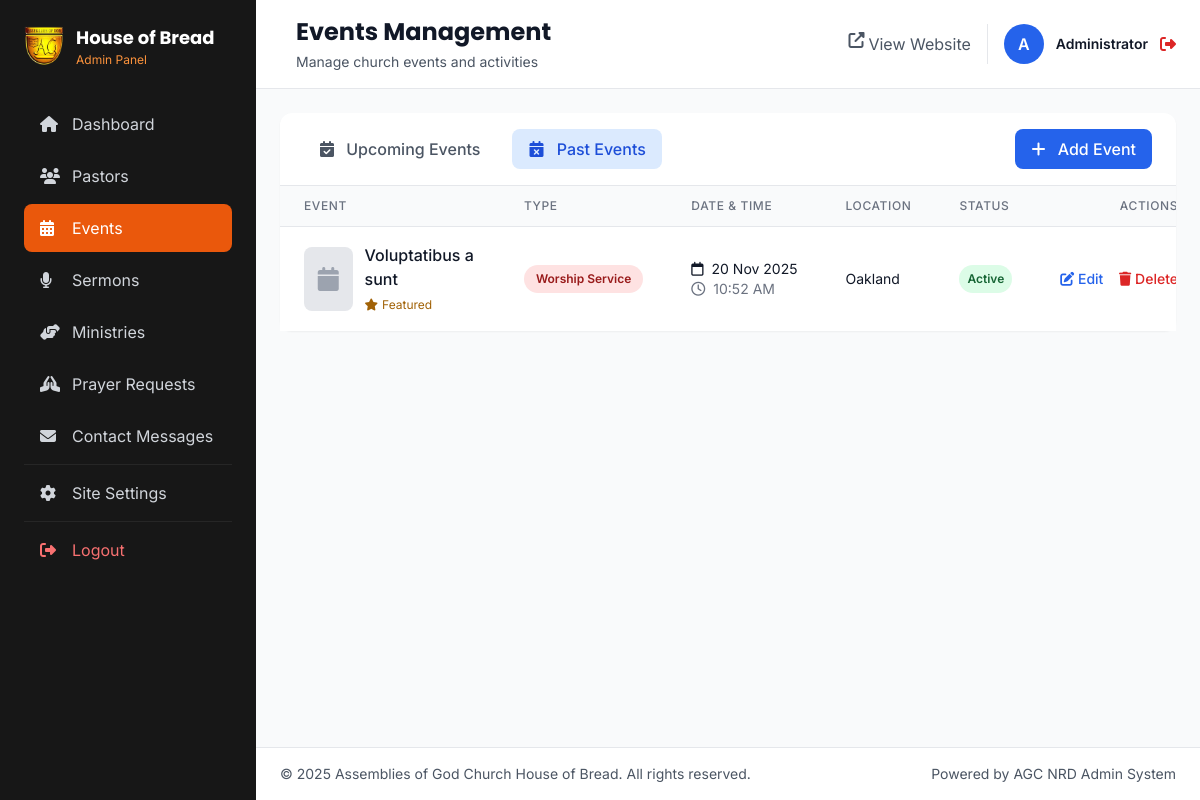
The page /admin/events.php?action=list&tab=past (signed in) on the database its author committed.
### tables this page shows
CREATE TABLE `site_settings` (
  `id` int(11) NOT NULL,
  `site_name` varchar(255) DEFAULT 'Assemblies of God Church House of Bread',
  `site_tagline` varchar(255) DEFAULT 'Building Faith, Transforming Lives',
  `site_email` varchar(255) DEFAULT NULL,
  `site_phone` varchar(20) DEFAULT NULL,
  `site_address` text DEFAULT NULL,
  `facebook_url` varchar(255) DEFAULT NULL,
  `instagram_url` varchar(255) DEFAULT NULL,
  `youtube_url` varchar(255) DEFAULT NULL,
  `twitter_url` varchar(255) DEFAULT NULL,
  `linkedin_url` varchar(255) DEFAULT NULL,
  `whatsapp_url` varchar(255) DEFAULT NULL,
  `live_stream_url` varchar(500) DEFAULT NULL,
  `service_times` varchar(255) DEFAULT NULL,
  `service_location` varchar(255) DEFAULT NULL,
  `about_text` text DEFAULT NULL,
  `mission_statement` text DEFAULT NULL,
  `vision_statement` text DEFAULT NULL,
  `welcome_message` text DEFAULT NULL,
  `contact_email` varchar(255) DEFAULT NULL,
  `contact_phone` varchar(20) DEFAULT NULL,
  `contact_address` text DEFAULT NULL,
  `map_embed_code` text DEFAULT NULL,
  `meta_description` text DEFAULT NULL,
  `meta_keywords` text DEFAULT NULL,
  `logo` varchar(255) DEFAULT NULL,
  `favicon` varchar(255) DEFAULT NULL,
  `hero_image` varchar(255) DEFAULT NULL,
  `hero_title` varchar(255) DEFAULT NULL,
  `hero_subtitle` text DEFAULT NULL
);

CREATE TABLE `events` (
  `id` int(11) NOT NULL,
  `title` varchar(255) NOT NULL,
  `slug` varchar(255) NOT NULL,
  `description` text DEFAULT NULL,
  `event_date` date NOT NULL,
  `event_time` time DEFAULT NULL,
  `end_date` date DEFAULT NULL,
  `end_time` time DEFAULT NULL,
  `location` varchar(255) DEFAULT NULL,
  `address` text DEFAULT NULL,
  `featured_image` varchar(255) DEFAULT NULL,
  `contact_person` varchar(255) DEFAULT NULL,
  `contact_phone` varchar(20) DEFAULT NULL,
  `contact_email` varchar(255) DEFAULT NULL,
  `registration_required` tinyint(1) DEFAULT 0,
  `registration_link` varchar(500) DEFAULT NULL,
  `max_attendees` int(11) DEFAULT NULL,
  `event_type` enum('conference','seminar','workshop','outreach','celebration','training','youth','worship','prayer','other') DEFAULT 'other',
  `cost` varchar(100) DEFAULT NULL,
  `is_featured` tinyint(1) DEFAULT 0,
  `is_active` tinyint(1) DEFAULT 1,
  `created_by` int(11) DEFAULT NULL,
  `created_at` timestamp NOT NULL DEFAULT current_timestamp(),
  `updated_at` timestamp NOT NULL DEFAULT current_timestamp() ON UPDATE current_timestamp()
);

### admin/events.php (the view, shortened to what the rows shown need)
<?php
$pageTitle = 'Events Management';
include 'includes/header.php';
$action = $_GET['action'] ?? 'list';
$tab = $_GET['tab'] ?? 'upcoming';
$eventTypeColors = [
    'conference' => 'purple',
    'seminar' => 'blue',
    'workshop' => 'indigo',
    'outreach' => 'green',
    'celebration' => 'yellow',
    'training' => 'orange',
    'youth' => 'pink',
    'worship' => 'red',
    'prayer' => 'teal',
    'other' => 'gray'
];
$eventTypes = [
    'conference' => 'Conference',
    'seminar' => 'Seminar',
    'workshop' => 'Workshop',
    'outreach' => 'Outreach',
    'celebration' => 'Celebration',
    'training' => 'Training',
    'youth' => 'Youth Event',
    'worship' => 'Worship Service',
    'prayer' => 'Prayer Meeting',
    'other' => 'Other'
];
?>
<?php if ($action === 'list'): ?>
    <div class="bg-white rounded-xl shadow-sm">
        <div class="overflow-x-auto">
            <table class="w-full">
                <thead class="bg-gray-50 border-b border-gray-200">
                    <tr>
                        <th class="px-6 py-3 text-left text-xs font-medium text-gray-500 uppercase tracking-wider">Event</th>
                        <th class="px-6 py-3 text-left text-xs font-medium text-gray-500 uppercase tracking-wider">Type</th>
                        <th class="px-6 py-3 text-left text-xs font-medium text-gray-500 uppercase tracking-wider">Date & Time</th>
                        <th class="px-6 py-3 text-left text-xs font-medium text-gray-500 uppercase tracking-wider">Location</th>
                        <th class="px-6 py-3 text-left text-xs font-medium text-gray-500 uppercase tracking-wider">Status</th>
                        <th class="px-6 py-3 text-right text-xs font-medium text-gray-500 uppercase tracking-wider">Actions</th>
                    </tr>
                </thead>
                <tbody class="bg-white divide-y divide-gray-200">
                    <?php
                    if ($tab === 'upcoming') {
                        $events = fetchAll("SELECT * FROM events WHERE event_date >= CURDATE() ORDER BY event_date ASC");
                    } else {
                        $events = fetchAll("SELECT * FROM events WHERE event_date < CURDATE() ORDER BY event_date DESC");
                    }
                    if (empty($events)):
                    ?>
                    <tr>
                        <td colspan="6" class="px-6 py-12 text-center text-gray-500">
                            <i class="fas fa-calendar-alt text-4xl mb-3 text-gray-300"></i>
                            <p>No <?= $tab ?> events found. <a href="?action=create" class="text-blue-600 hover:text-blue-700">Create one</a></p>
                        </td>
                    </tr>
                    <?php else: ?>
                        <?php foreach ($events as $event): ?>
                        <tr class="hover:bg-gray-50">
                            <td class="px-6 py-4">
                                <div class="flex items-center">
                                    <?php if ($event['featured_image']): ?>
                                    <img src="<?= SITE_URL . '/' . $event['featured_image'] ?>" alt="<?= htmlspecialchars($event['title']) ?>" class="w-16 h-16 rounded-lg object-cover mr-3">
                                    <?php else: ?>
                                    <div class="w-16 h-16 bg-gray-200 rounded-lg flex items-center justify-center mr-3">
                                        <i class="fas fa-calendar text-gray-400 text-2xl"></i>
                                    </div>
                                    <?php endif; ?>
                                    <div>
                                        <div class="font-medium text-gray-900"><?= htmlspecialchars($event['title']) ?></div>
                                        <?php if ($event['is_featured']): ?>
                                        <span class="inline-flex items-center text-xs text-yellow-700">
                                            <i class="fas fa-star mr-1"></i> Featured
                                        </span>
                                        <?php endif; ?>
                                    </div>
                                </div>
                            </td>
                            <td class="px-6 py-4 whitespace-nowrap">
                                <span class="px-3 py-1 inline-flex text-xs leading-5 font-semibold rounded-full bg-<?= $eventTypeColors[$event['event_type']] ?>-100 text-<?= $eventTypeColors[$event['event_type']] ?>-800">
                                    <?= $eventTypes[$event['event_type']] ?>
                                </span>
                            </td>
                            <td class="px-6 py-4 whitespace-nowrap">
                                <div class="text-sm text-gray-900">
                                    <i class="far fa-calendar mr-1"></i> <?= formatDate($event['event_date'], 'd M Y') ?>
                                </div>
                                <?php if ($event['event_time']): ?>
                                <div class="text-sm text-gray-500">
                                    <i class="far fa-clock mr-1"></i> <?= date('g:i A', strtotime($event['event_time'])) ?>
                                </div>
                                <?php endif; ?>
                            </td>
                            <td class="px-6 py-4">
                                <div class="text-sm text-gray-900"><?= htmlspecialchars($event['location'] ?? 'TBA') ?></div>
                            </td>
                            <td class="px-6 py-4 whitespace-nowrap">
                                <?php if ($event['is_active']): ?>
                                <span class="px-2 py-1 inline-flex text-xs leading-5 font-semibold rounded-full bg-green-100 text-green-800">
                                    Active
                                </span>
                                <?php else: ?>
                                <span class="px-2 py-1 inline-flex text-xs leading-5 font-semibold rounded-full bg-gray-100 text-gray-800">
                                    Inactive
                                </span>
                                <?php endif; ?>
                            </td>
                            <td class="px-6 py-4 whitespace-nowrap text-right text-sm font-medium">
                                <a href="?action=edit&id=<?= $event['id'] ?>" class="text-blue-600 hover:text-blue-900 mr-3">
                                    <i class="fas fa-edit"></i> Edit
                                </a>
                                <a href="?action=delete&id=<?= $event['id'] ?>" class="text-red-600 hover:text-red-900 confirm-delete">
                                    <i class="fas fa-trash"></i> Delete
                                </a>
                            </td>
                        </tr>
                        <?php endforeach; ?>
                    <?php endif; ?>
                </tbody>
            </table>
        </div>
    </div>
<?php endif; ?>
<?php include 'includes/footer.php'; ?>

### admin/includes/header.php (shortened to what the rows shown need)
<?php
require_once '../config/config.php';
$settings = getSiteSettings();
$currentAdmin = getCurrentAdmin();
?>
<!DOCTYPE html>
<html lang="en">
<head>
    <script src="https://cdn.tailwindcss.com"></script>
    <link rel="stylesheet" href="https://cdnjs.cloudflare.com/ajax/libs/font-awesome/6.4.0/css/all.min.css">
    <link rel="stylesheet" href="<?= SITE_URL ?>/css/aghob-custom.css">
</head>
<body class="bg-gray-50">
    <div class="flex h-screen overflow-hidden relative">
        <?php include 'sidebar.php'; ?>
        <div class="flex-1 flex flex-col overflow-hidden">
            <header class="bg-white border-b border-gray-200 px-4 lg:px-6 py-3 lg:py-4">
                <div class="flex items-center justify-between">
                    <div class="flex items-center space-x-4">
                        <div>
                            <h1 class="text-xl lg:text-2xl font-bold text-gray-900"><?= $pageTitle ?? 'Dashboard' ?>
                            </h1>
                        </div>
                    </div>
                    <div class="flex items-center space-x-2 lg:space-x-4">
                        <div class="flex items-center space-x-2 lg:space-x-3 border-l pl-2 lg:pl-4">
                            <div
                                class="w-8 lg:w-10 h-8 lg:h-10 bg-blue-600 text-white rounded-full flex items-center justify-center font-semibold text-sm lg:text-base">
                                <?= strtoupper(substr($currentAdmin['full_name'], 0, 1)) ?>
                            </div>
                            <div class="hidden sm:block">
                                <p class="text-xs lg:text-sm font-semibold text-gray-900">
                                    <?= htmlspecialchars($currentAdmin['full_name']) ?></p>
                            </div>
                            <a href="<?= SITE_URL ?>/logout.php" class="text-red-600 hover:text-red-700 transition"
                                title="Logout">
                                <i class="fas fa-sign-out-alt text-sm lg:text-base"></i>
                            </a>
                        </div>
                    </div>
                </div>
            </header>
            <main class="flex-1 overflow-y-auto p-3 lg:p-6">

### admin/includes/sidebar.php (shortened to what the rows shown need)
<aside id="sidebar"
    class="fixed lg:relative lg:translate-x-0 -translate-x-full transition-transform duration-300 ease-in-out z-30 w-64 bg-neutral-900 text-white flex-shrink-0 h-screen lg:h-auto overflow-y-auto">
    <div class="p-4 lg:p-6">
        <div class="flex items-center justify-between lg:justify-start space-x-3 mb-6 lg:mb-8">
            <div class="flex items-center space-x-3">
                <?php if (empty($settings['logo'])): ?>
                    <div
                        class="w-10 lg:w-12 h-10 lg:h-12 ag-logo-placeholder text-white rounded-xl flex items-center justify-center group-hover:shadow-lg transition-all flex-shrink-0">
                        <i class="fas fa-bread-slice text-white text-lg lg:text-xl"></i>
                    </div>
                <?php else: ?>
                    <img src="<?= SITE_URL . '/' . $settings['logo'] ?>" alt=""
                        class="h-10 group-hover:scale-110 transition-transform">
                <?php endif; ?>
                <div>
                    <h2 class="font-bold text-base lg:text-lg text-white">House of Bread</h2>
                    <p class="text-xs text-orange-400 hidden lg:block">Admin Panel</p>
                </div>
            </div>
        </div>
    </div>
</aside>

### rows shown on the page
site_settings: logo (picture)
events: title "Voluptatibus a sunt", is_featured 1 (drawn), event_type "Worship Service", event_date "20 Nov 2025", event_time "10:52 AM", location "Oakland", is_active "Active"

### other values the page prints
$pageTitle "Events Management"
$pageDescription "Manage church events and activities"
substr($currentAdmin['full_name'], 0, 1) "A"
$currentAdmin['full_name'] "Administrator"
